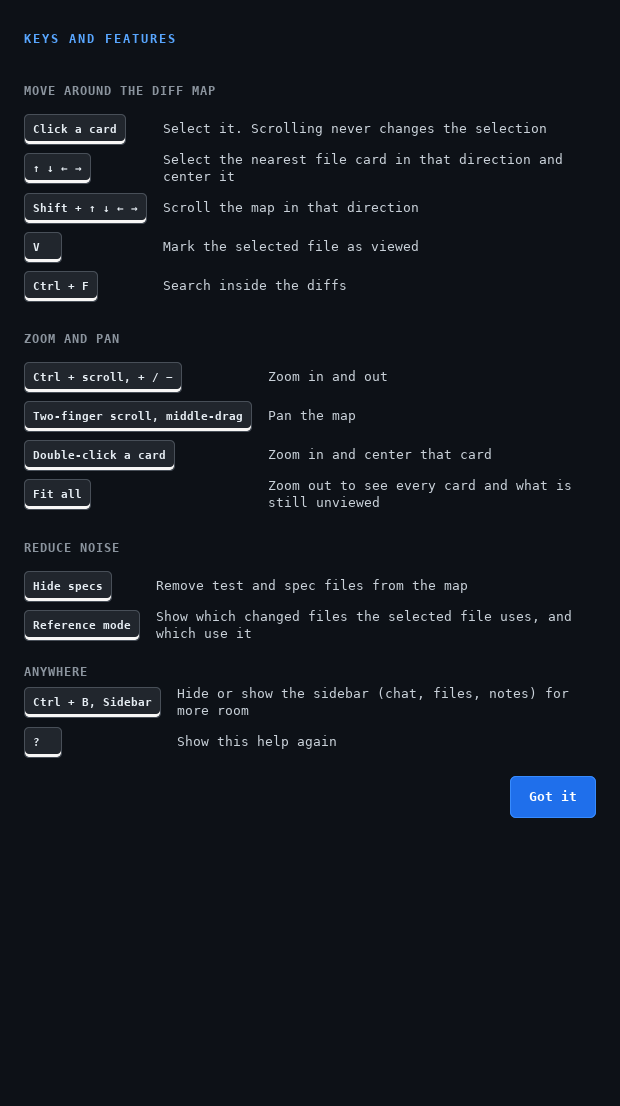
#> input picture tests/visual/goldens/01-first-run-help.png, 620 x 1106 px
$ python -i scenarios.py   (imports and definitions only)
#> lines starting #> are read from the running program, lines starting #| are printed output that depends on the picture
#> further down, picture is the input picture: PIL image 620x1106 RGB; mean R, G, B 19, 23.5, 30.2
"""Drive the shipping app on X11 and compare complete window pixels with pre-port goldens."""
import contextlib
import re
from pathlib import Path
import subprocess
import sys
import tempfile
import time

import gi

# [1 line not run here, left out]
from gi.repository import Gdk, GdkPixbuf
from PIL import Image, ImageChops

from fixture import prepare, prepare_flow

RESULTS = Path("/results")
GOLDENS = Path("/goldens")
MODE = sys.argv[1]
MAIN = "Code Flow — Review"
HELP = "Code Flow — Shortcuts"


def xdo(*args):
    return subprocess.check_output(["xdotool", *map(str, args)], text=True).strip()


# [15 lines left out: functions wait, windows_named, not called in this run]


def window_id(title=MAIN):
    return wait(title, lambda: windows_named(title))[0]


# [17 lines left out: function assert_desktop_icon, not called in this run]


def click(x, y):
    xdo("mousemove", x, y, "click", 1)


# [9 lines left out: function pixels, not called in this run]


def mismatch_mask(expected, actual, tolerance=0):
    r, g, b = ImageChops.difference(expected, actual).split()
    return ImageChops.lighter(r, ImageChops.lighter(g, b)).point(lambda v: 255 if v > tolerance else 0)


class Screenshots:
    # [59 lines left out: functions __init__, capture, finish, not called in this run]


def frame_corner(image):
    # The selected card's lower-right border stays visible throughout this drag.
    # Restrict the scan to the viewport, excluding toolbar and sidebar accents.
    left, top, right, bottom = 10, 315, 920, 895
    panel = image.crop((left, top, right, bottom))
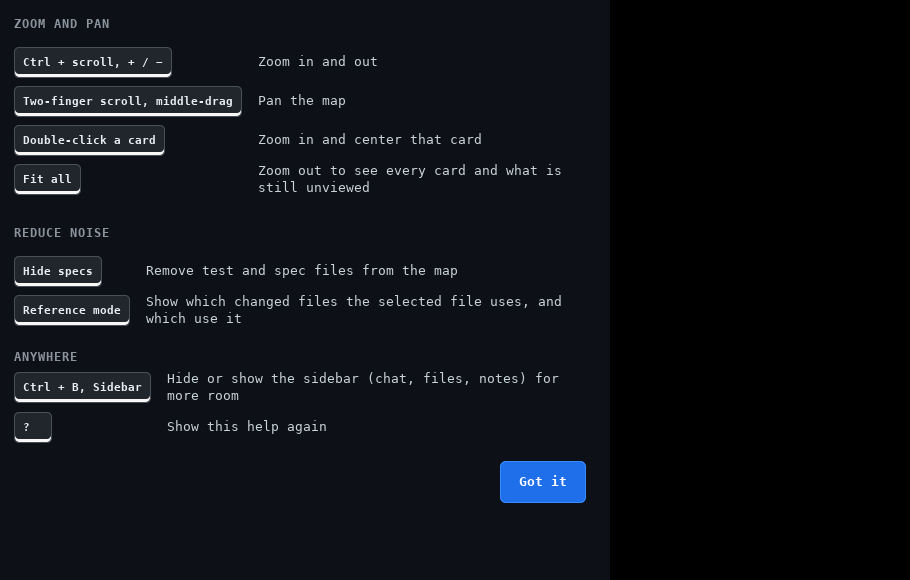
#> panel: PIL image 910x580 RGB; mean R, G, B 14, 17.2, 22.1
    channels = ImageChops.difference(panel, Image.new("RGB", panel.size, (88, 166, 255))).split()
    maximum = ImageChops.lighter(channels[0], ImageChops.lighter(channels[1], channels[2]))
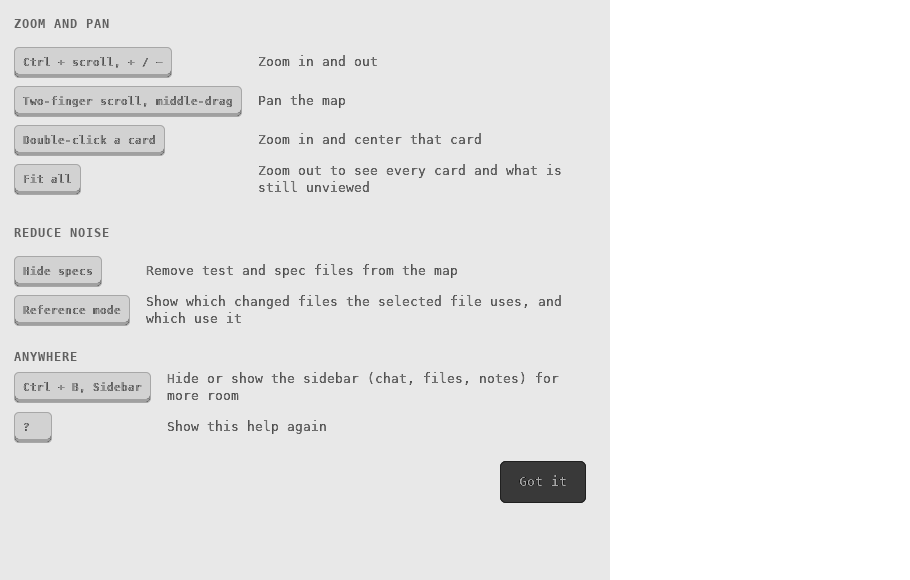
#> maximum: PIL image 910x580 L; min 14, max 255, mean 234.5
    rect = maximum.point(lambda value: 255 if value == 0 else 0).getbbox()
#> rect = None
    if rect is None:
        return None
    return left + rect[2] - 1, top + rect[3] - 1


# [215 lines left out: functions open_map, wait_for_ink, scenario, flow_scenario, reopened_review, exercise and 2 more, not called in this run]


# [2 lines not run here, left out]

>>> from PIL import Image
>>> picture = Image.open('goldens/01-first-run-help.png')
>>> result = frame_corner(picture)

$ run again, on tests/visual/goldens/05-middle-drag-pan.png
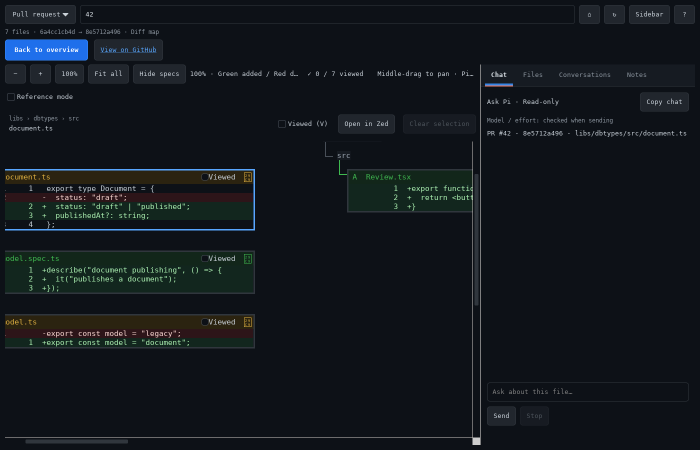
#> input picture tests/visual/goldens/05-middle-drag-pan.png, 1400 x 900 px (shown at 1/2 size)
#> picture is the input picture: PIL image 1400x900 RGB; mean R, G, B 18.3, 23.7, 28.7
#> in frame_corner, `panel = image.crop((left, top, right, bottom))`:
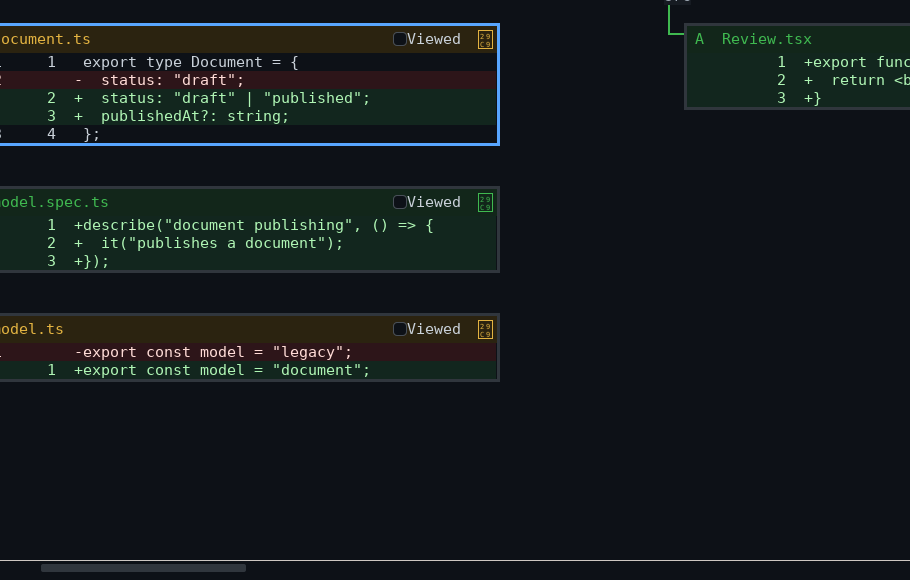
#> panel: PIL image 910x580 RGB; mean R, G, B 20, 26, 28.1
#> in frame_corner, `maximum = ImageChops.lighter(channels[0], ImageChops.lighter(channels[..`:
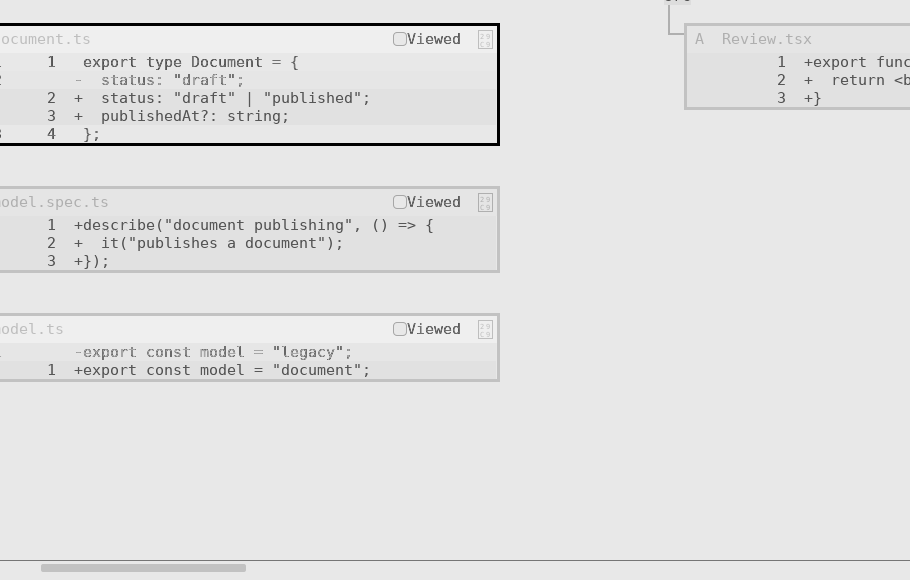
#> maximum: PIL image 910x580 L; min 0, max 240, mean 227.2
#> rect = (0, 23, 500, 146)
#> result = (509, 460)

$ run again, on tests/visual/goldens/06-fit-all.png
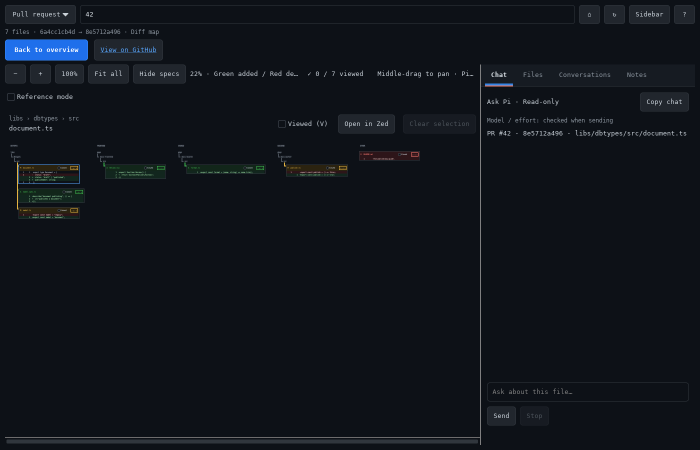
#> input picture tests/visual/goldens/06-fit-all.png, 1400 x 900 px (shown at 1/2 size)
#> picture is the input picture: PIL image 1400x900 RGB; mean R, G, B 16.1, 20.6, 27.1
#> in frame_corner, `panel = image.crop((left, top, right, bottom))`:
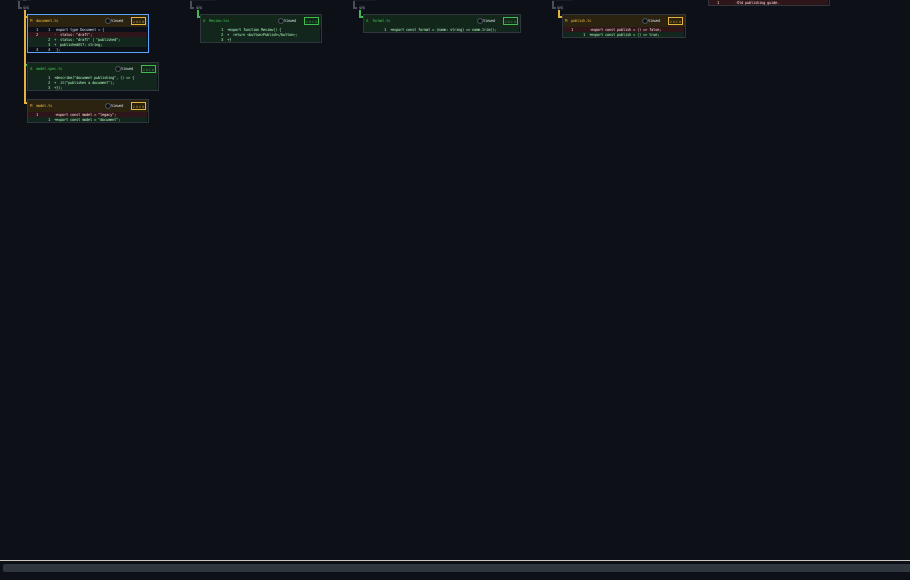
#> panel: PIL image 910x580 RGB; mean R, G, B 14.9, 19.2, 24.5
#> in frame_corner, `maximum = ImageChops.lighter(channels[0], ImageChops.lighter(channels[..`:
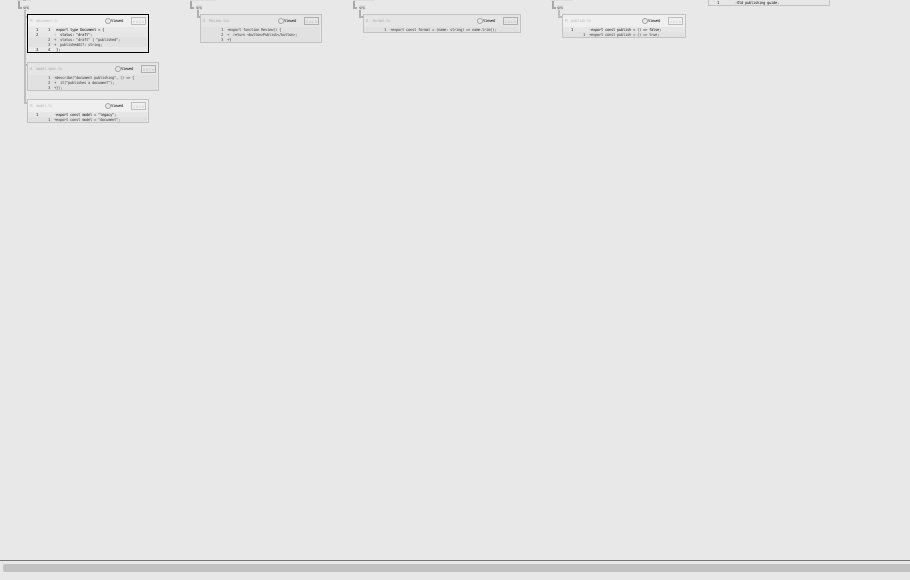
#> maximum: PIL image 910x580 L; min 0, max 240, mean 230.6
#> rect = (27, 14, 149, 53)
#> result = (158, 367)
